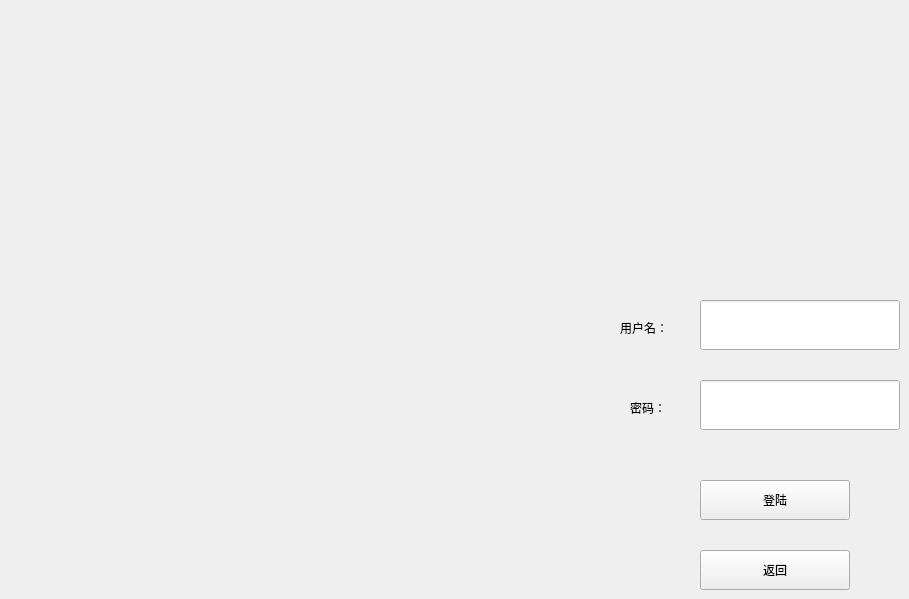
    <widget class="QWidget" name="login">
     <widget class="QLineEdit" name="oldName">
      <property name="geometry">
       <rect>
        <x>700</x>
        <y>300</y>
        <width>200</width>
        <height>50</height>
       </rect>
      </property>
     </widget>
     <widget class="QLineEdit" name="oldPass">
      <property name="geometry">
       <rect>
        <x>700</x>
        <y>380</y>
        <width>200</width>
        <height>50</height>
       </rect>
      </property>
     </widget>
     <widget class="QLabel" name="oldNameLabel">
      <property name="geometry">
       <rect>
        <x>620</x>
        <y>320</y>
        <width>72</width>
        <height>15</height>
       </rect>
      </property>
      <property name="text">
       <string>用户名：</string>
      </property>
     </widget>
     <widget class="QLabel" name="oldPassLabel">
      <property name="geometry">
       <rect>
        <x>630</x>
        <y>400</y>
        <width>72</width>
        <height>15</height>
       </rect>
      </property>
      <property name="text">
       <string>密码：</string>
      </property>
     </widget>
     <widget class="QPushButton" name="loginButton">
      <property name="geometry">
       <rect>
        <x>700</x>
        <y>480</y>
        <width>150</width>
        <height>40</height>
       </rect>
      </property>
      <property name="text">
       <string>登陆</string>
      </property>
     </widget>
     <widget class="QPushButton" name="returnO">
      <property name="geometry">
       <rect>
        <x>700</x>
        <y>550</y>
        <width>150</width>
        <height>40</height>
       </rect>
      </property>
      <property name="text">
       <string>返回</string>
      </property>
     </widget>
    </widget>
